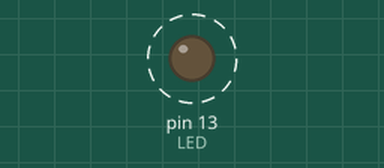
Bench run of a sketch on a simulated Arduino Uno, built with avr-gcc and run on an emulated ATmega328P. Shown: output pins drawn as LEDs (lit = HIGH). Dashed ring = blinking. What the sketch prints to the serial monitor is not drawn.

Above: at 0.5 s.
Timing chart, 0 to 4.6 s (numbered marks = the images above):
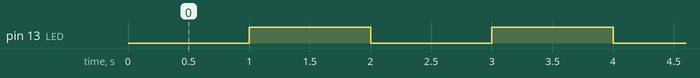

The sketch:

arduino_state_blink.ino
```cpp
// arduino_state_blink
// Simple example using the StateMachine library.

/*
 * Converting example from
 * https://arduinoplusplus.wordpress.com/2019/07/06/finite-state-machine-programming-basics-part-1/
 */

#include <StateMachine.h>

const int STATE_DELAY = 1000;
const int LED = 13;

StateMachine machine = StateMachine();

/***********************************************************
 * What do we mean by state?
 * Do we mean the state of the LED (On/Off)
 * or the state of the process (Blinking/waiting)?
 * I think that is up to the user.
 ***********************************************************/


// Global variables for the actual state.

enum { LED_off, LED_on } Led_State;

enum { RESET, BLINK, WAIT } Blink_State;

uint32_t timeLastTransition = 0;

/*
 * States for the blink_state machine.
 */

// Reset and wait
State* S0 = machine.addState([]() {
  if(machine.executeOnce){
    Serial.println("State 0, reset");
    digitalWrite(LED,LOW);
    Blink_State = RESET;
    Led_State = LED_off;
    timeLastTransition = millis();
  }
});

// Blink
State* S1 = machine.addState([]() {
    if(machine.executeOnce){
      Blink_State = BLINK;
      Serial.println("State 1, blink");
      digitalWrite(LED, !digitalRead(LED));
    }
});

// Wait
State* S2 = machine.addState([]() {
    if(machine.executeOnce){
      Blink_State = WAIT;
      Serial.println("State 2, wait");
      timeLastTransition = millis();
    }
});

/*
 * Transitions between states for the blink_state machine.
 */

bool transitionS0S1(){
    if (millis() - timeLastTransition >= STATE_DELAY) {
      return true;
    }
    return false;
}

// Go straight away to the wait state.
bool transitionS1S2(){
    return true;
}

bool transitionS2S1(){
    if (millis() - timeLastTransition >= STATE_DELAY) {
      return true;
    }
    return false;
}


void setup() {
  // put your setup code here, to run once:
  Serial.begin(115200);
  while(!Serial) { }
  pinMode(LED,OUTPUT);
  Serial.println("Arduino state blink");

  // Add transition from S0 to S1
  S0->addTransition(&transitionS0S1,S1);
  // Add transitions from S1 to S2 and back again.
  S1->addTransition(&transitionS1S2,S2);
  S2->addTransition(&transitionS2S1,S1);


}

void loop() {
  // put your main code here, to run repeatedly:
  machine.run();
  //delay(STATE_DELAY);
}
```

Measured:
- by itself, pin 13 (LED): alternates HIGH for 1.0 s and LOW for 1.0 s
